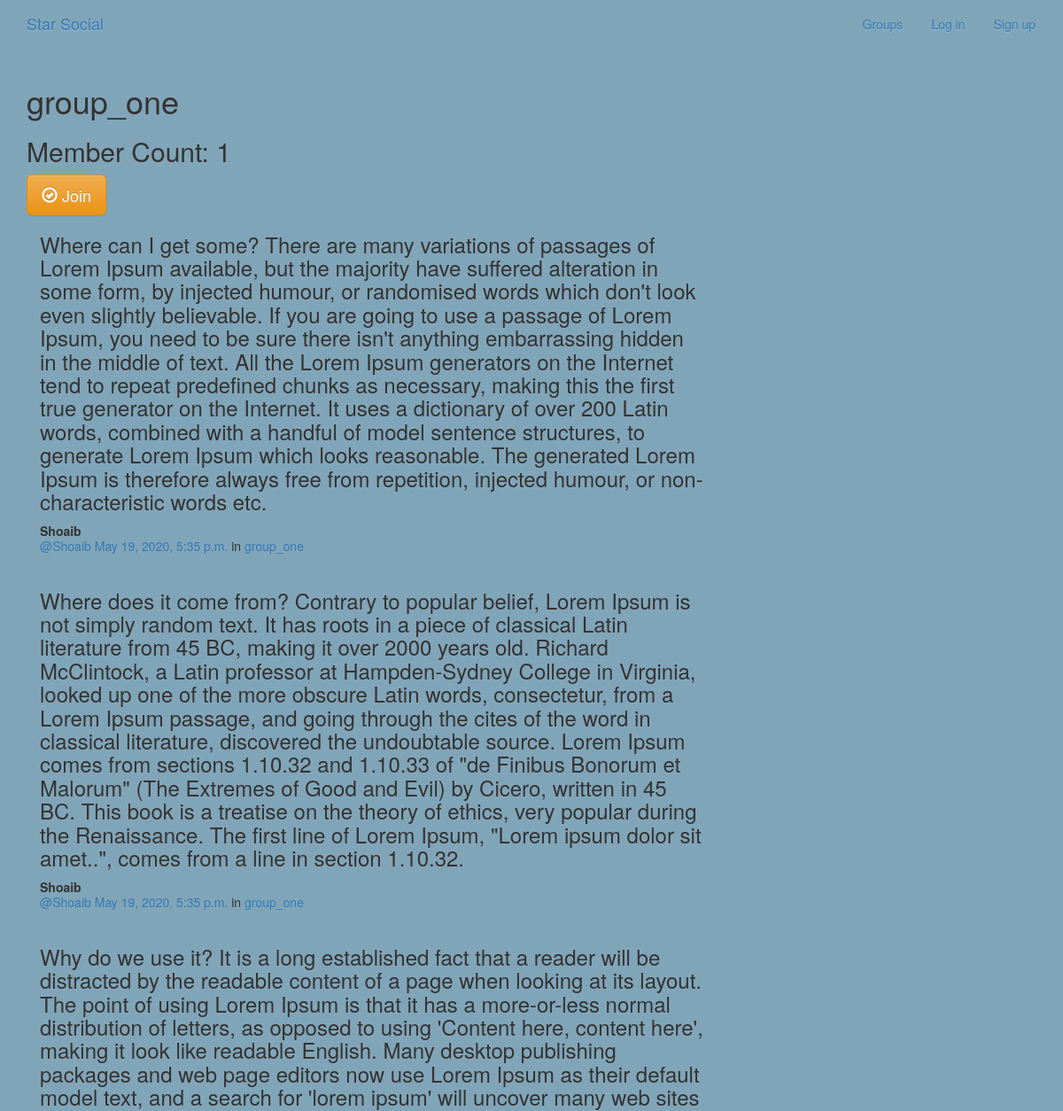
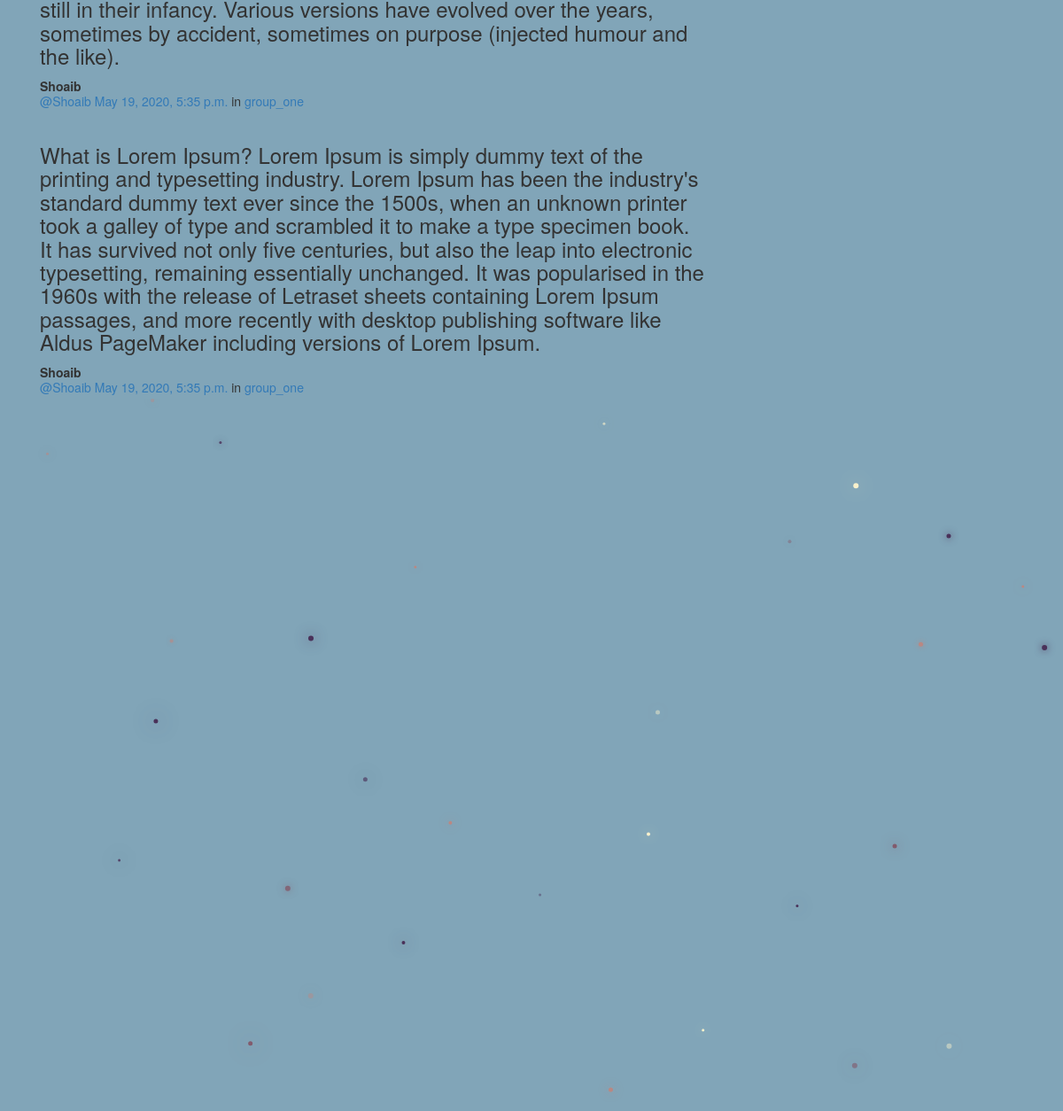
The app's page /groups/posts/in/group_one/ with its own data (2 pictures, top to bottom).
### groups/models.py (models this page shows, shortened)
class Group(models.Model):
    name = models.CharField(max_length=255, unique=True)
    slug = models.SlugField(allow_unicode=True, unique=True)
    description = models.TextField(blank=True, default='')
    description_html = models.TextField(editable=False, default='', blank=True)
    members = models.ManyToManyField(User,through="GroupMember")
    class Meta:
        ordering = ["name"]

### posts/models.py (models this page shows, shortened)
class Post(models.Model):
    user = models.ForeignKey(User, related_name="posts",on_delete=models.DO_NOTHING)
    created_at = models.DateTimeField(auto_now=True)
    message = models.TextField()
    message_html = models.TextField(editable=False)
    group = models.ForeignKey(Group, related_name="posts",null=True, blank=True,on_delete=models.DO_NOTHING)
    class Meta:
        ordering = ["-created_at"]
        unique_together = ["user", "message"]

### groups/views.py (the view)
# urls.py: url(r"^posts/in/(?P<slug>[-\w]+)/$",views.SingleGroup.as_view(),name="single"),
class SingleGroup(generic.DetailView):
    model = Group

### groups/templates/groups/group_detail.html
{% extends "groups/group_base.html" %}
{% block pregroup %}
<h1>{{group.name}}</h1>
<h2> Member Count: {{group.members.count}}</h2>
  <div class="content">
				{% if user in group.members.all %}
					<a href="{% url 'groups:leave' slug=group.slug %}"
					class="btn btn-lg btn-fill btn-warning"><span
					class="glyphicon glyphicon-remove-circle"></span> Leave</a>
				{% else %}
					<a href="{% url 'groups:join' slug=group.slug %}"
					 class="btn btn-lg btn-fill btn-warning"><span
					 class="glyphicon glyphicon-ok-circle"></span> Join</a>
				{% endif %}
</div>
{% endblock %}
{% block group_content %}
<div class="col-md-8">
	{% if group.posts.count == 0 %}
	<h2>No posts in this group yet!</h2>
	{% else %}
		{% for post in group.posts.all %}
			{% include "posts/_post.html" %}
		{% endfor %}
	{% endif %}
</div>
{% endblock %}

### posts/templates/posts/_post.html (shortened to what this page needs)
<div class="post media">
	<h3>{{ post.message_html|safe }}</h3>
	<div class="media-body">
		<strong>{{ post.user.username }}</strong>
		<h5 class="media-heading">
			<span class="username"><a href="{% url 'posts:for_user' username=post.user.username %}">@{{ post.user.username }}</a></span>
			<time class="time"><a href="{% url 'posts:single' username=post.user.username pk=post.pk %}">{{ post.created_at }}</a></time>
			{% if post.group %}
			<span class="group-name">in <a href="#">{{ post.group.name }}</a></span>
			{% endif %}
		</h5>
	</div>
</div>

### static/simplesocial/css/master.css (style rules this page uses)
body { height: 100%; width: 100%; overflow: hidden; background: #81a5b8; margin: 0; }

### records on screen
Group: name "group_one", members.count "1"
Post: message_html "Where can I get some? There are many variations of passages of Lorem Ipsum available, but the majority have suffered alteration in some form, by injected humour, or randomised words which don't look even slightly believable. If you are going to use a passage of Lorem Ipsum, you need to be sure there isn't anything embarrassing hidden in the middle of text. All the Lorem Ipsum generators on the Internet tend to repeat predefined chunks as necessary, making this the first true generator on the Internet. It uses a dictionary of over 200 Latin words, combined with a handful of model sentence structures, to generate Lorem Ipsum which looks reasonable. The generated Lorem Ipsum is therefore…", user.username "Shoaib", created_at "May 19, 2020, 5:35 p.m.", group.name "group_one"
Post: message_html "Where does it come from? Contrary to popular belief, Lorem Ipsum is not simply random text. It has roots in a piece of classical Latin literature from 45 BC, making it over 2000 years old. Richard McClintock, a Latin professor at Hampden-Sydney College in Virginia, looked up one of the more obscure Latin words, consectetur, from a Lorem Ipsum passage, and going through the cites of the word in classical literature, discovered the undoubtable source. Lorem Ipsum comes from sections 1.10.32 and 1.10.33 of \"de Finibus Bonorum et Malorum\" (The Extremes of Good and Evil) by Cicero, written in 45 BC. This book is a treatise on the theory of ethics, very popular during the Renaissance. The first…", user.username "Shoaib", created_at "May 19, 2020, 5:35 p.m.", group.name "group_one"
Post: message_html "Why do we use it? It is a long established fact that a reader will be distracted by the readable content of a page when looking at its layout. The point of using Lorem Ipsum is that it has a more-or-less normal distribution of letters, as opposed to using 'Content here, content here', making it look like readable English. Many desktop publishing packages and web page editors now use Lorem Ipsum as their default model text, and a search for 'lorem ipsum' will uncover many web sites still in their infancy. Various versions have evolved over the years, sometimes by accident, sometimes on purpose (injected humour and the like).", user.username "Shoaib", created_at "May 19, 2020, 5:35 p.m.", group.name "group_one"
Post: message_html "What is Lorem Ipsum? Lorem Ipsum is simply dummy text of the printing and typesetting industry. Lorem Ipsum has been the industry's standard dummy text ever since the 1500s, when an unknown printer took a galley of type and scrambled it to make a type specimen book. It has survived not only five centuries, but also the leap into electronic typesetting, remaining essentially unchanged. It was popularised in the 1960s with the release of Letraset sheets containing Lorem Ipsum passages, and more recently with desktop publishing software like Aldus PageMaker including versions of Lorem Ipsum.", user.username "Shoaib", created_at "May 19, 2020, 5:35 p.m.", group.name "group_one"
